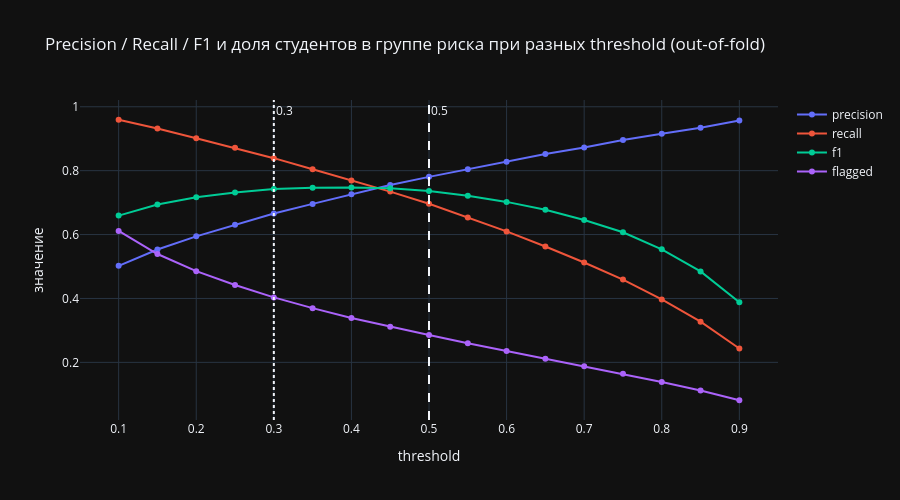

Notebook code cell kept with this figure:
### Code cell
fig = px.line(threshold_table, x='threshold', y=['precision', 'recall', 'f1', 'flagged'], markers=True,
              title='Precision / Recall / F1 и доля студентов в группе риска при разных threshold (out-of-fold)')
fig.add_vline(x=0.5, line_dash='dash', annotation_text='0.5')
fig.add_vline(x=0.3, line_dash='dot', annotation_text='0.3')
fig.update_layout(template='plotly_dark', height=500, yaxis_title='значение', legend_title='')
fig.show()

### Figure 1 — Plotly figure (JSON) as saved in the notebook; plotly's stock layout.template omitted (floating-point values rounded to 4 significant figures)
{"data": [{"hovertemplate": "variable=precision<br>threshold=%{x}<br>value=%{y}<extra></extra>", "legendgroup": "precision", "line": {"color": "#636efa", "dash": "solid"}, "marker": {"symbol": "circle"}, "mode": "lines+markers", "name": "precision", "orientation": "v", "showlegend": true, "type": "scatter", "x": [0.1, 0.15, 0.2, 0.25, 0.3, 0.35, 0.4, 0.45, 0.5, 0.55, 0.6, 0.65, 0.7, 0.75, 0.8, 0.85, 0.9], "xaxis": "x", "y": [0.5022, 0.5533, 0.5944, 0.6307, 0.6658, 0.696, 0.7262, 0.7551, 0.7806, 0.8044, 0.8276, 0.8519, 0.8723, 0.8958, 0.9157, 0.9345, 0.9572], "yaxis": "y"}, {"hovertemplate": "variable=recall<br>threshold=%{x}<br>value=%{y}<extra></extra>", "legendgroup": "recall", "line": {"color": "#EF553B", "dash": "solid"}, "marker": {"symbol": "circle"}, "mode": "lines+markers", "name": "recall", "orientation": "v", "showlegend": true, "type": "scatter", "x": [0.1, 0.15, 0.2, 0.25, 0.3, 0.35, 0.4, 0.45, 0.5, 0.55, 0.6, 0.65, 0.7, 0.75, 0.8, 0.85, 0.9], "xaxis": "x", "y": [0.9593, 0.932, 0.9017, 0.8715, 0.8391, 0.8042, 0.7688, 0.7344, 0.6966, 0.6538, 0.6099, 0.5627, 0.5126, 0.4592, 0.397, 0.3273, 0.2436], "yaxis": "y"}, {"hovertemplate": "variable=f1<br>threshold=%{x}<br>value=%{y}<extra></extra>", "legendgroup": "f1", "line": {"color": "#00cc96", "dash": "solid"}, "marker": {"symbol": "circle"}, "mode": "lines+markers", "name": "f1", "orientation": "v", "showlegend": true, "type": "scatter", "x": [0.1, 0.15, 0.2, 0.25, 0.3, 0.35, 0.4, 0.45, 0.5, 0.55, 0.6, 0.65, 0.7, 0.75, 0.8, 0.85, 0.9], "xaxis": "x", "y": [0.6593, 0.6943, 0.7165, 0.7318, 0.7425, 0.7462, 0.7469, 0.7446, 0.7362, 0.7213, 0.7023, 0.6778, 0.6457, 0.6072, 0.5539, 0.4848, 0.3883], "yaxis": "y"}, {"hovertemplate": "variable=flagged<br>threshold=%{x}<br>value=%{y}<extra></extra>", "legendgroup": "flagged", "line": {"color": "#ab63fa", "dash": "solid"}, "marker": {"symbol": "circle"}, "mode": "lines+markers", "name": "flagged", "orientation": "v", "showlegend": true, "type": "scatter", "x": [0.1, 0.15, 0.2, 0.25, 0.3, 0.35, 0.4, 0.45, 0.5, 0.55, 0.6, 0.65, 0.7, 0.75, 0.8, 0.85, 0.9], "xaxis": "x", "y": [0.6113, 0.5391, 0.4855, 0.4422, 0.4033, 0.3698, 0.3388, 0.3113, 0.2856, 0.2601, 0.2359, 0.2114, 0.1881, 0.1641, 0.1388, 0.1121, 0.08144], "yaxis": "y"}], "layout": {"annotations": [{"showarrow": false, "text": "0.5", "x": 0.5, "xanchor": "left", "xref": "x", "y": 1, "yanchor": "top", "yref": "y domain"}, {"showarrow": false, "text": "0.3", "x": 0.3, "xanchor": "left", "xref": "x", "y": 1, "yanchor": "top", "yref": "y domain"}], "height": 500, "legend": {"title": {"text": ""}, "tracegroupgap": 0}, "shapes": [{"line": {"dash": "dash"}, "type": "line", "x0": 0.5, "x1": 0.5, "xref": "x", "y0": 0, "y1": 1, "yref": "y domain"}, {"line": {"dash": "dot"}, "type": "line", "x0": 0.3, "x1": 0.3, "xref": "x", "y0": 0, "y1": 1, "yref": "y domain"}], "title": {"text": "Precision / Recall / F1 и доля студентов в группе риска при разных threshold (out-of-fold)"}, "xaxis": {"anchor": "y", "domain": [0, 1], "title": {"text": "threshold"}}, "yaxis": {"anchor": "x", "domain": [0, 1], "title": {"text": "значение"}}}}
